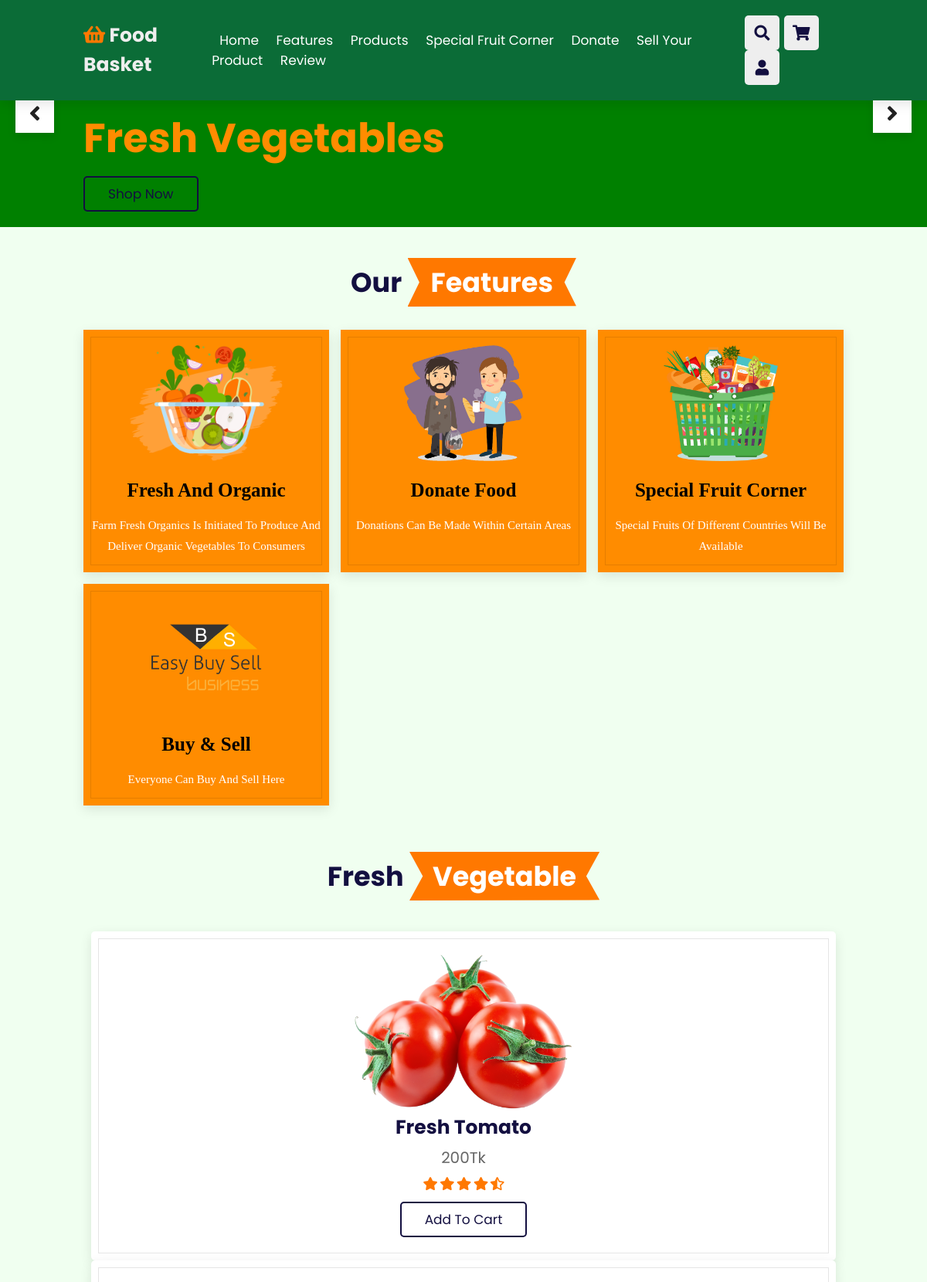
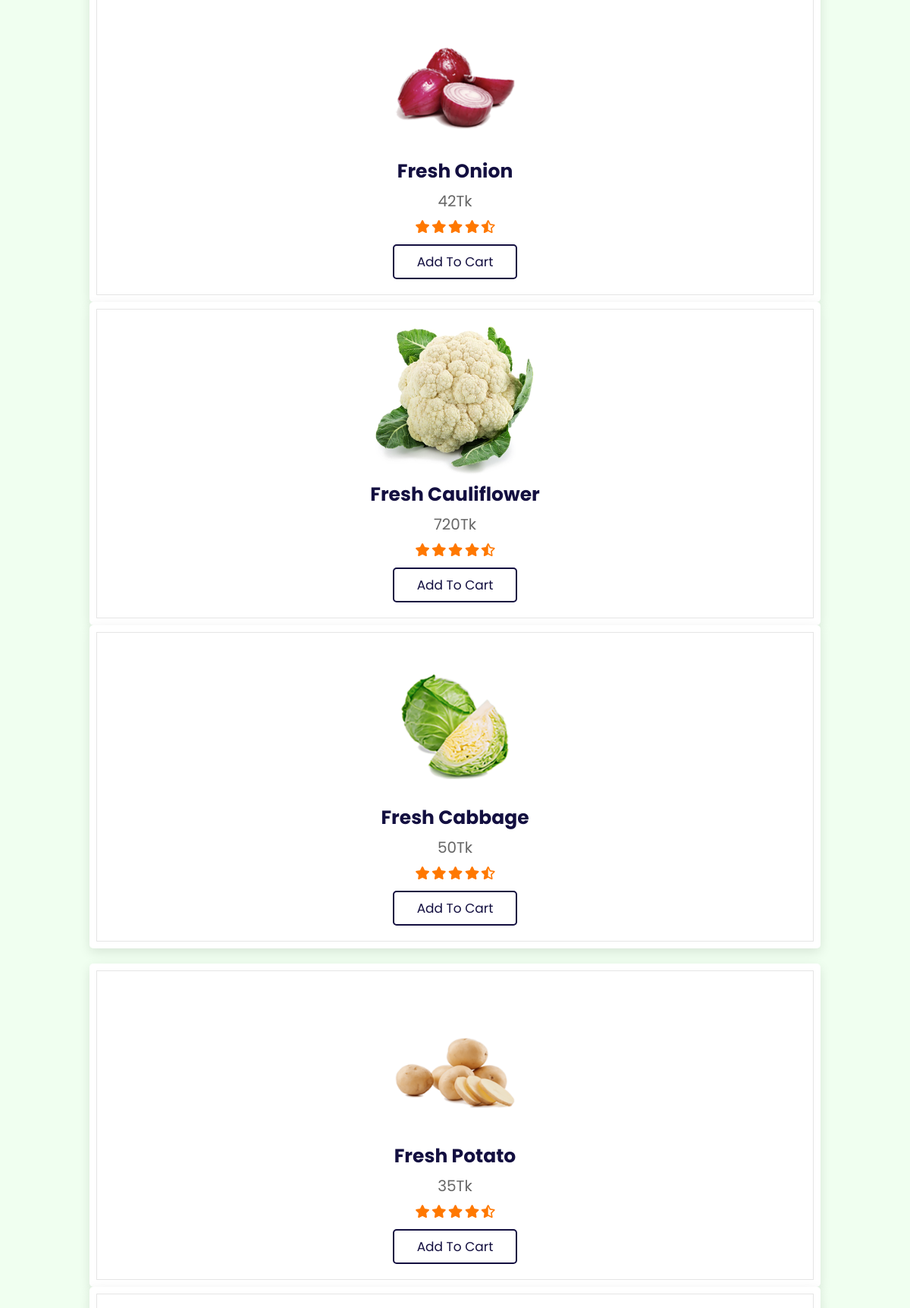
The page / (upper part) on the database its author committed (2 pictures, top to bottom).
### tables this page shows
CREATE TABLE `products` (
  `product_id` int(100) NOT NULL,
  `product_cat` int(100) NOT NULL,
  `product_title` varchar(255) NOT NULL,
  `product_price` int(100) NOT NULL,
  `product_image` text NOT NULL
);

### index.php (the view, shortened to what this page needs)
<!DOCTYPE html>
<html lang="en">
<head>
    <link rel="stylesheet" href="https://unpkg.com/swiper@7/swiper-bundle.min.css" />
    <link rel="stylesheet" href="https://cdnjs.cloudflare.com/ajax/libs/font-awesome/5.15.4/css/all.min.css">
    <link rel="stylesheet" href="css/style.css">
</head>
<body>
<header class="header">
    <a href="#" class="logo"> <i class="fas fa-shopping-basket"></i> food basket </a>
    <nav class="navbar">
        <a href="#home">home</a>
        <a href="#features">features</a>
        <a href="#products">products</a>
        <a href="#special">special fruit corner</a>
        <a href="#donate">donate</a>
        <a href="#sell">sell your product</a>
        <a href="#review">review</a>
    </nav>
    <div class="icons">
        <div class="fas fa-search" id="search-btn"></div>
        <div class="fas fa-shopping-cart" id="cart-btn"></div>
        <div class="fas fa-user" id="login-btn"></div>
    </div>
</header>
<section class="home" id="home">
    <div class="slides-container">
        <div class="slide active">
            <div class="content">
                <span><h1>fresh vegetables</h1></span>
                <a href="#" class="btn">shop now</a>
            </div>
            <div class="image">
            </div>
        </div>
    </div>
    <div id="next-slide" class="fas fa-angle-right" onclick="next()"></div>
    <div id="prev-slide" class="fas fa-angle-left" onclick="next()"></div>
</section>
<section class="features" id="features">
    <h1 class="heading"> our <span>features</span> </h1>
    <div class="box-container">
        <div class="box">
            <img src="image/feature-img-1.png" alt="">
            <h3>fresh and organic</h3>
            <p style="color: white; font-family: cursive;">Farm Fresh Organics is initiated to produce
                and deliver
                organic vegetables to consumers</p>
        </div>
        <div class="box">
            <img src="image/v-3.png" alt="">
            <h3>donate food</h3>
            <p style="color: white; font-family: cursive;">Donations can be made
                within certain areas</p>
        </div>
        <div class="box">
            <img src="image/s.png" alt="">
            <h3>special fruit corner</h3>
            <p style="color: white; font-family: cursive;">Special fruits of different
                countries will be available</p>
        </div>
        <div class="box">
            <img src="image/bs.png" alt="">
            <h3>Buy & Sell</h3>
            <p style="color: white; font-family: cursive;">Everyone can buy and sell here</p>
        </div>
    </div>
</section>
<?php
$servername = "localhost";
$username = "root";
$password = "";
$database= "food_basket";
$conn = new mysqli($servername, $username, $password, $database);
?>
<section class="products" id="products">
    <h1 class="heading"> fresh <span>vegetable</span> </h1>
    <div class="swiper product-slider">
        <div class="swiper-wrapper">
          <?php
		    $sql = "SELECT * FROM products WHERE product_id  BETWEEN 1 AND 4;";
            $result = mysqli_query($conn, $sql);
		    while($row = mysqli_fetch_assoc($result)) {
		  ?>
            <div  class="swiper-slide box">
                <img src="image/<?php echo  $row["product_image"] ?>" alt="">
                <h3><?php echo  $row["product_title"] ?></h3>
                <div class="price"><?php echo  $row["product_price"] ?>Tk</div>
                <div class="stars">
                    <i class="fas fa-star"></i>
                    <i class="fas fa-star"></i>
                    <i class="fas fa-star"></i>
                    <i class="fas fa-star"></i>
                    <i class="fas fa-star-half-alt"></i>
                </div>
                <a href="addToCart.php?id=<?php echo  $row["product_id"] ?>" class="btn">add to cart</a>
            </div>
		<?php } ?>
        </div>
    </div>
    <div class="swiper product-slider">
        <div class="swiper-wrapper">
       <?php
		    $sql1 = "SELECT * FROM products WHERE product_id  BETWEEN 5 AND 8;";
            $result = mysqli_query($conn, $sql1);
		    while($row = mysqli_fetch_assoc($result)) {
		  ?>
            <div  class="swiper-slide box">
                <img src="image/<?php echo  $row["product_image"] ?>" alt="">
                <h3><?php echo  $row["product_title"] ?></h3>
                <div class="price"><?php echo  $row["product_price"] ?>Tk</div>
                <div class="stars">
                    <i class="fas fa-star"></i>
                    <i class="fas fa-star"></i>
                    <i class="fas fa-star"></i>
                    <i class="fas fa-star"></i>
                    <i class="fas fa-star-half-alt"></i>
                </div>
                <a href="addToCart.php?id=<?php echo  $row["product_id"] ?>" class="btn">add to cart</a>
            </div>
				<?php } ?>
        </div>
    </div>
</section>
</body>
</html>

### css/style.css (style rules this page uses)
:root { --orange:#ff7800; --black:#130f40; --light-color:#666; --box-shadow:0 .5rem 1.5rem rgba(0,0,0,.1); --border:.2rem solid rgba(0,0,0,.1); --outline:.1rem solid rgba(0,0,0,.1); --outline-hover:.2rem solid var(--black); }
* { font-family: 'Poppins', sans-serif; margin:0; padding:0; box-sizing: border-box; outline: none; border:none; text-decoration: none; text-transform: capitalize; transition: all .2s linear; }
html { font-size: 62.5%; overflow-x: hidden; scroll-behavior: smooth; scroll-padding-top: 7rem; }
body { background: honeydew; }
section { padding:2rem 9%; }
.heading { text-align: center; padding:2rem 0; padding-bottom: 3rem; font-size: 3.5rem; color:var(--black); }
.heading span { background: var(--orange); color:rgb(255, 255, 255); display: inline-block; padding:.5rem 3rem; clip-path: polygon(100% 0, 93% 50%, 100% 99%, 0% 100%, 7% 50%, 0% 0%); }
.btn { margin-top: 1rem; display: inline-block; padding:.8rem 3rem; font-size: 1.7rem; border-radius: .5rem; border:.2rem solid var(--black); color:var(--black); cursor: pointer; background: none; }
.header { position: fixed; top:0; left:0; right: 0; z-index: 1000; display: flex; align-items: center; justify-content: space-between; padding:2rem 9%; background:rgb(11, 108, 55); box-shadow: var(--box-shadow); }
.header .logo { font-size: 2.5rem; font-weight: bolder; color:#eee; }
.header .logo i { color:var(--orange); }
.header .navbar a { font-size: 1.7rem; margin:0 1rem; color: rgb(255, 255, 255); }
.header .icons div { height: 4.5rem; width: 4.5rem; line-height: 4.5rem; border-radius: .5rem; background: rgb(238, 238, 238); color:var(--black); font-size: 2rem; margin-left: .3rem; cursor: pointer; text-align: center; }
.home { padding-top: 14rem; background-color: green; background-size: cover; background-position: center; position: relative; }
.home .slides-container .slide { display: -webkit-box; display: -ms-flexbox; display: flex; -webkit-box-align: center; -ms-flex-align: center; align-items: center; -ms-flex-wrap: wrap; flex-wrap: wrap; gap: 1.5rem; display: none; }
.home .slides-container .slide.active { display: -webkit-box; display: -ms-flexbox; display: flex; }
.home .slides-container .slide .content { -webkit-box-flex: 1; -ms-flex: 1 1 40rem; flex: 1 1 40rem; -webkit-animation: fadeLeft .4s linear .4s backwards; animation: fadeLeft .4s linear .4s backwards; }
.home .slides-container .slide .content span { color: darkorange; font-size: 3.5rem; padding: .5rem 0; }
.home .slides-container .slide .image { -webkit-box-flex: 1; -ms-flex: 1 1 40rem; flex: 1 1 40rem; margin: 3rem 0; }
.home #next-slide, .home #prev-slide { position: absolute; top: 50%; -webkit-transform: translateY(-50%); transform: translateY(-50%); height: 5rem; width: 5rem; line-height: 5rem; -webkit-box-shadow: 0 0.5rem 1rem rgba(0, 0, 0, 0.1); box-shadow: 0 0.5rem 1rem rgba(0, 0, 0, 0.1); text-align: center; background: #fff; font-size: 3rem; color: #222; cursor: pointer; }
.home #prev-slide { left: 2rem; }
.home #next-slide { right: 2rem; }
.features .box-container { display: grid; grid-template-columns: repeat(auto-fit, minmax(30rem, 1fr)); gap:1.5rem; }
.features .box-container .box { padding:1rem 1rem; background: darkorange; outline: var(--outline); outline-offset: -1rem; text-align: center; box-shadow: var(--box-shadow); }
.features .box-container .box img { margin:1rem 0; height: 15rem; }
.features .box-container .box h3 { font-size: 2.5rem; line-height: 1.8; color: black; font-family: cursive; }
.features .box-container .box p { font-size: 1.5rem; line-height: 1.8; color:var(--light-color); padding:1rem 0; }
.products .product-slider { padding:1rem; }
.products .product-slider .box { background: #fff; border-radius: .5rem; text-align: center; padding:3rem 2rem; outline-offset: -1rem; outline: var(--outline); box-shadow: var(--box-shadow); transition: .2s linear; }
.products .product-slider .box img { height:20rem; }
.products .product-slider .box h3 { font-size: 2.5rem; color:var(--black); }
.products .product-slider .box .price { font-size: 2rem; color:var(--light-color); padding:.5rem 0; }
.products .product-slider .box .stars i { font-size: 1.7rem; color:var(--orange); padding:.5rem 0; }

### rows shown on the page
products: product_image (picture), product_title "Fresh Tomato", product_price "200"
products: product_image (picture), product_title "Fresh Onion", product_price "42"
products: product_image (picture), product_title "Fresh Cauliflower", product_price "720"
products: product_image (picture), product_title "Fresh Cabbage", product_price "50"
products: product_image (picture), product_title "Fresh Potato", product_price "35"
